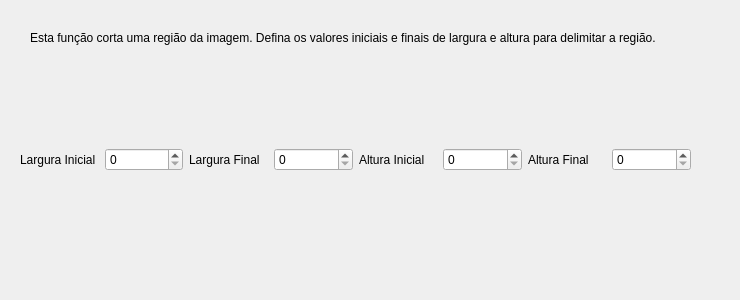
<?xml version="1.0" encoding="UTF-8"?>
<ui version="4.0">
 <class>cortarForm</class>
 <widget class="QWidget" name="cortarForm">
  <property name="geometry">
   <rect>
    <x>0</x>
    <y>0</y>
    <width>740</width>
    <height>300</height>
   </rect>
  </property>
  <property name="windowTitle">
   <string>Form</string>
  </property>
  <widget class="QWidget" name="horizontalLayoutWidget">
   <property name="geometry">
    <rect>
     <x>20</x>
     <y>120</y>
     <width>671</width>
     <height>80</height>
    </rect>
   </property>
   <layout class="QHBoxLayout" name="horizontalLayout">
    <item>
     <widget class="QLabel" name="label_2">
      <property name="text">
       <string>Largura Inicial</string>
      </property>
     </widget>
    </item>
    <item>
     <widget class="QSpinBox" name="inputcortarFormii">
      <property name="maximum">
       <number>5000</number>
      </property>
     </widget>
    </item>
    <item>
     <widget class="QLabel" name="label_3">
      <property name="text">
       <string>Largura Final</string>
      </property>
     </widget>
    </item>
    <item>
     <widget class="QSpinBox" name="inputcortarFormifi">
      <property name="maximum">
       <number>5000</number>
      </property>
     </widget>
    </item>
    <item>
     <widget class="QLabel" name="label_4">
      <property name="text">
       <string>Altura Inicial</string>
      </property>
     </widget>
    </item>
    <item>
     <widget class="QSpinBox" name="inputcortarFormji">
      <property name="maximum">
       <number>5000</number>
      </property>
     </widget>
    </item>
    <item>
     <widget class="QLabel" name="label">
      <property name="text">
       <string>Altura Final</string>
      </property>
     </widget>
    </item>
    <item>
     <widget class="QSpinBox" name="inputcortarFormjf">
      <property name="maximum">
       <number>5000</number>
      </property>
     </widget>
    </item>
   </layout>
  </widget>
  <widget class="QLabel" name="label_5">
   <property name="geometry">
    <rect>
     <x>30</x>
     <y>30</y>
     <width>631</width>
     <height>16</height>
    </rect>
   </property>
   <property name="text">
    <string>Esta função corta uma região da imagem. Defina os valores iniciais e finais de largura e altura para delimitar a região.</string>
   </property>
  </widget>
 </widget>
 <resources/>
 <connections/>
</ui>
